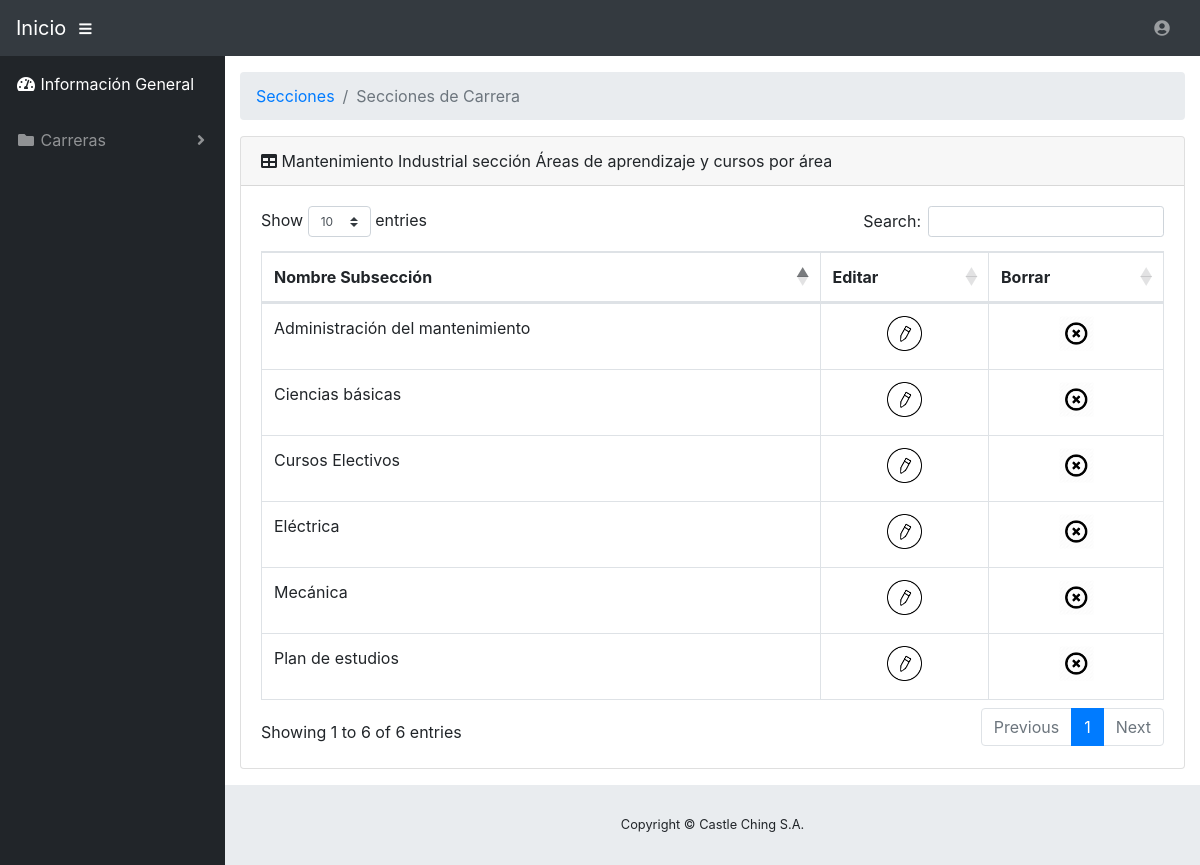
Page /subsections.php?id=1&name=Mantenimiento Industrial&idSection=5&nameSection=Áreas de aprendizaje y cursos por área on the committed database.
### tables this page shows
CREATE TABLE `subsections` (
  `idSubsection` int(11) NOT NULL AUTO_INCREMENT,
  `section_idSection` int(11) NOT NULL,
  `name` varchar(200) NOT NULL,
  `description` text NOT NULL,
  `image` varchar(200) DEFAULT NULL,
  PRIMARY KEY (`idSubsection`),
  KEY `section_idSection` (`section_idSection`),
  CONSTRAINT `fk_section` FOREIGN KEY (`section_idSection`) REFERENCES `sections` (`idSection`) ON DELETE CASCADE ON UPDATE CASCADE
);

### subsections.php (the view, shortened to what this page needs)
<!DOCTYPE html>
<html lang="es">
  <head>
    <link rel="stylesheet" href="https://maxcdn.bootstrapcdn.com/bootstrap/4.1.3/css/bootstrap.min.css">
    <link rel="stylesheet" href="https://use.fontawesome.com/releases/v5.4.2/css/all.css">
    <link href="https://cdnjs.cloudflare.com/ajax/libs/twitter-bootstrap/4.1.1/css/bootstrap.css"  rel="stylesheet">
    <link href="https://cdn.datatables.net/1.10.19/css/dataTables.bootstrap4.min.css" rel="stylesheet">
    <link href="https://cdn.datatables.net/buttons/1.5.2/css/buttons.bootstrap4.min.css" rel="stylesheet">
    <link href="css/sb-admin.css" rel="stylesheet">
  </head>
  <body id="page-top">
    <nav class="navbar navbar-expand navbar-dark bg-dark static-top">
      <a class="navbar-brand mr-1" href="inicio.php">Inicio</a>
      <button class="btn btn-link btn-sm text-white order-1 order-sm-0" id="sidebarToggle" href="#">
        <i class="fas fa-bars"></i>
      </button>
      <ul class="navbar-nav ml-auto ml-md-0">
        <li class="nav-item dropdown no-arrow mx-1">
            <a class="nav-link dropdown-toggle" href="#" id="userDropdown" role="button" data-toggle="dropdown" aria-haspopup="true" aria-expanded="false">
                <i class="fas fa-user-circle fa-fw"></i>
            </a>
        </li>
      </ul>
    </nav>
    <div id="wrapper">
        <ul class="sidebar navbar-nav">
            <li class="nav-item active">
                <a class="nav-link" href="inicio.php">
                    <i class="fas fa-fw fa-tachometer-alt"></i>
                    <span>Información General</span>
                </a>
            </li>
            <li class="nav-item dropdown">
                <a class="nav-link dropdown-toggle" href="#" id="pagesDropdown" role="button" data-toggle="dropdown" aria-haspopup="true" aria-expanded="false">
                    <i class="fas fa-fw fa-folder"></i>
                    <span>Carreras</span>
                </a>
            </li>
        </ul>
      <div id="content-wrapper">
        <div class="container-fluid">
          <ol class="breadcrumb">
            <li class="breadcrumb-item">
              <a href="#">Secciones</a>
            </li>
            <li class="breadcrumb-item active">Secciones de Carrera</li>
          </ol>
          <?php
		    $db = Conectar::conexion();
            $id = $_GET["idSection"];
		    $sql = 'CALL sp_getSubsections(?)';
	        $stmt = $db->prepare($sql);
            $stmt->bindParam(1, $id, PDO::PARAM_STR|PDO::PARAM_INPUT_OUTPUT, 11);
	        $stmt->execute();
	        $sp_getCareerSubsections = $stmt->fetchAll();
          ?>
          <div class="card mb-3">
            <div class="card-header">
              <i class="fas fa-table"></i>
                <?php echo $name = $_GET["name"]?> sección <?php echo $_GET["nameSection"]?> </button></div>
            <div class="card-body">
              <div class="table-responsive">
                <table class="table table-bordered" id="dataTable" width="100%" cellspacing="0">
                  <thead>
                    <tr>
                        <th>Nombre Subsección</th>
                        <th>Editar</th>
                        <th>Borrar</th>
                    </tr>
                  </thead>
                  <tbody>
                  	<?php
			          foreach($sp_getCareerSubsections as $fila):
			        ?>
                    <tr>
                        <td> <?php  echo $fila["name"]?> </td>
                        <td><a href= "editSubsection.php?id=<?php echo $id = $_GET["id"]?>&name=<?php echo $name = $_GET["name"]?>&idSection=<?php echo $idSection = $_GET["idSection"]?>&nameSection=<?php echo $nameSection = $_GET["nameSection"]?>&idSubsection=<?php echo $fila["idSubsection"]?>&nameSubsection=<?php echo $fila["name"]?>"><center><input type=image src="buttons/editb.png" width="35" height="35"></center></a></td>
                        <td><a><center><input type=image src="buttons/erase.png" width="35" height="35" data-toggle="modal" data-target="#eraseModal"></center></a></td>
                    </tr>
                    <?php
			        endforeach
			        ?>
                  </tbody>
                </table>
              </div>
            </div>
          </div>
        </div>
        <footer class="sticky-footer">
          <div class="container my-auto">
            <div class="copyright text-center my-auto">
              <span>Copyright © Castle Ching S.A.</span>
            </div>
          </div>
        </footer>
      </div>
    </div>
  </body>
</html>

### css/sb-admin.css (style rules this page uses)
html { position: relative; min-height: 100%; }
body { height: 100%; }
#wrapper { display: -webkit-box; display: -ms-flexbox; display: flex; }
#wrapper #content-wrapper { overflow-x: hidden; width: 100%; padding-top: 1rem; padding-bottom: 80px; }
.navbar-nav .nav-item.active .nav-link { color: #fff; }
.navbar-nav .nav-item.dropdown .dropdown-toggle::after { width: 1rem; text-align: center; float: right; vertical-align: 0; border: 0; font-weight: 900; content: '\f105'; font-family: 'Font Awesome 5 Free'; }
.navbar-nav .nav-item.dropdown.no-arrow .dropdown-toggle::after { display: none; }
.sidebar { width: 90px !important; background-color: #212529; min-height: calc(100vh - 56px); }
.sidebar .nav-item:last-child { margin-bottom: 1rem; }
.sidebar .nav-item .nav-link { text-align: center; padding: 0.75rem 1rem; width: 90px; }
.sidebar .nav-item .nav-link span { font-size: 0.65rem; display: block; }
.sidebar .nav-item.dropdown .dropdown-toggle::after { display: none; }
.sidebar .nav-item .nav-link { color: rgba(255, 255, 255, 0.5); }
@media (min-width: 768px) { .sidebar { width: 225px !important; } }
@media (min-width: 768px) { .sidebar .nav-item .nav-link { display: block; width: 100%; text-align: left; padding: 1rem; width: 225px; } }
@media (min-width: 768px) { .sidebar .nav-item .nav-link span { font-size: 1rem; display: inline; } }
@media (min-width: 768px) { .sidebar .nav-item.dropdown .dropdown-toggle::after { display: block; } }
:root { --input-padding-x: 0.75rem; --input-padding-y: 0.75rem; }
footer.sticky-footer { display: -webkit-box; display: -ms-flexbox; display: flex; position: absolute; right: 0; bottom: 0; width: calc(100% - 90px); height: 80px; background-color: #e9ecef; }
footer.sticky-footer .copyright { line-height: 1; font-size: 0.8rem; }
@media (min-width: 768px) { footer.sticky-footer { width: calc(100% - 225px); } }

### rows in the picture
subsections: name "Ciencias básicas"
subsections: name "Eléctrica"
subsections: name "Administración del mantenimiento"
subsections: name "Mecánica"
subsections: name "Cursos Electivos"
subsections: name "Plan de estudios"

### other values in the picture
$name = $_GET["name"] "Mantenimiento Industrial"
$_GET["nameSection"] "Áreas de aprendizaje y cursos por área"
